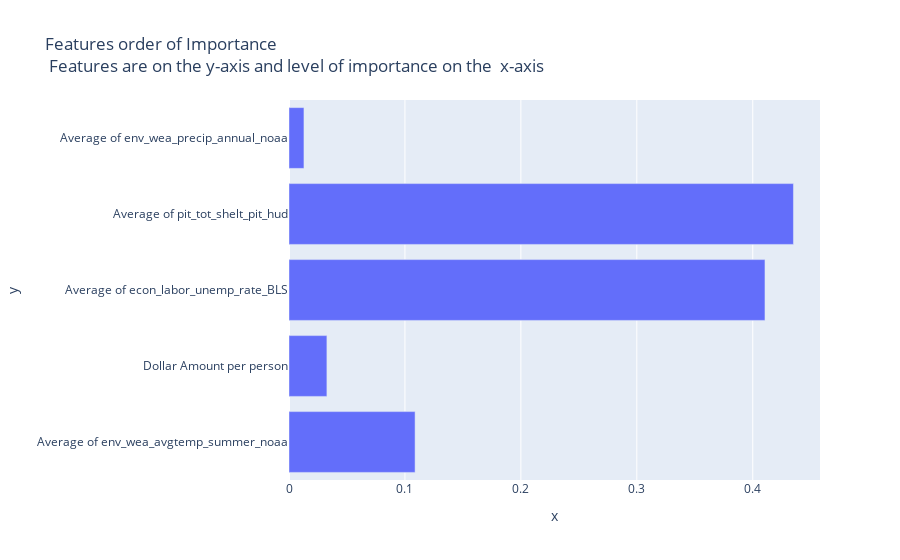

Notebook code cell kept with this figure:
### Code cell
import plotly.express as px

fig = px.bar(x.columns, x= importance, y= x.columns,  title='Features order of Importance <br> Features are on the y-axis and level of importance on the  x-axis')
fig.show()

### Figure 1 — Plotly figure (JSON) as saved in the notebook; plotly's stock layout.template omitted (floating-point values rounded to 4 significant figures)
{"data": [{"alignmentgroup": "True", "hovertemplate": "x=%{x}<br>y=%{y}<extra></extra>", "legendgroup": "", "marker": {"color": "#636efa", "pattern": {"shape": ""}}, "name": "", "offsetgroup": "", "orientation": "h", "showlegend": false, "textposition": "auto", "type": "bar", "x": [0.1088, 0.03269, 0.4105, 0.4351, 0.0129], "xaxis": "x", "y": ["Average of env_wea_avgtemp_summer_noaa", "Dollar Amount per person", "Average of econ_labor_unemp_rate_BLS", "Average of pit_tot_shelt_pit_hud", "Average of env_wea_precip_annual_noaa"], "yaxis": "y"}], "layout": {"barmode": "relative", "legend": {"tracegroupgap": 0}, "title": {"text": "Features order of Importance <br> Features are on the y-axis and level of importance on the  x-axis"}, "xaxis": {"anchor": "y", "domain": [0, 1], "title": {"text": "x"}}, "yaxis": {"anchor": "x", "domain": [0, 1], "title": {"text": "y"}}}}
